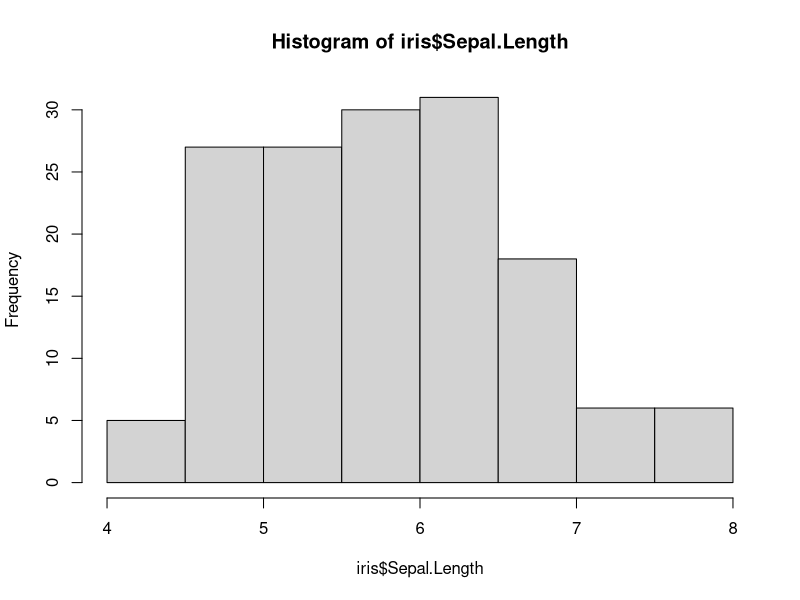
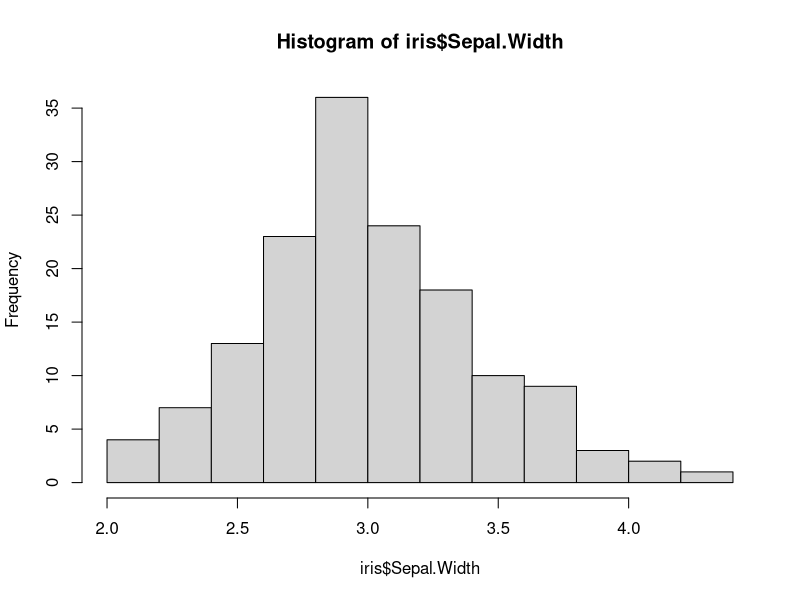
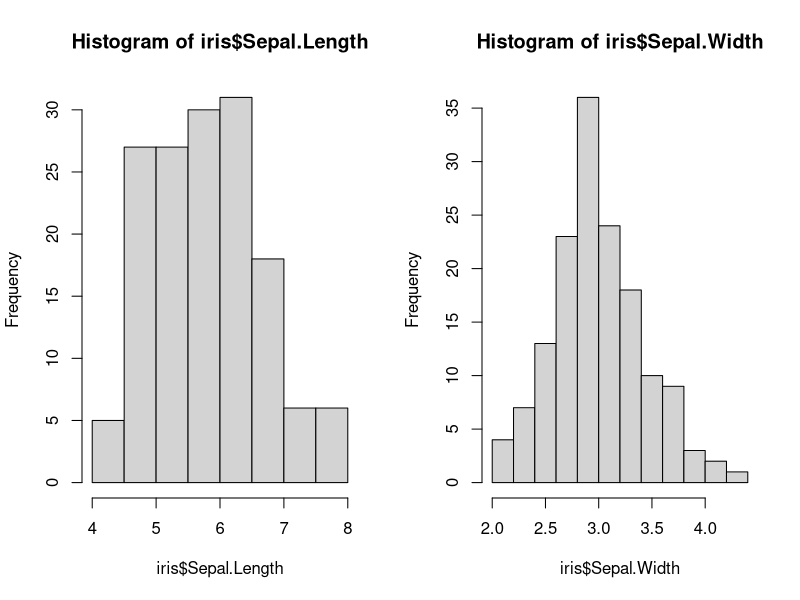

The R script that drew these images, in order: (Note: this script raises an error after producing the figures.)
##### normallik ve shapiro wilk testi######

View(iris)


hist(iris$Sepal.Length)
#yaklasik normal gibi duruyor. test yapalim

shapiro.test(x = iris$Sepal.Length)
# p : 0.01 verdi. yani normal degil. 0.05den buyuk olmaliydi



hist(iris$Sepal.Width)
# normal gibi duruyor

shapiro.test(x = iris$Sepal.Width)
# p : 0.1 geldi. yani normal dagilim d??yebiliriz. p, 0.05den buyuk

par(mfrow=c(1,2))
hist(iris$Sepal.Length)
hist(iris$Sepal.Width)
# iki grafigi yanyana actik

###### buyuk veri ve normallik testi#########
df <- StudentsPerformance

nrow(df)
# 1000 satirmis verimiz

summary(df)
# ozet bilgiler

hist(df$math.score)
# biraz sola carpik, sagda cok veri olan bi grafik.


# H0 : dagilim normaldir
# Ha : dagilim normla degildir
# p > 0.05
shapiro.test(df$math.score)
# p : 0.00001 cikti. normal degil diyor bu teste gore
# Ha 


clean <- df$math.score[-which(df$math.score<30)]
hist(clean)
# daha normal dagilim duruyor

shapiro.test(clean)
# 0.003 cikti yani normal degil diyor hala
# sebebi genelde dusuk sayidaki veriler icin uybun. 300 ustu verilerde yaniliyor
# veri sayimizi dusurelim bakalim

# ilk 100 ornek
shapiro.test(clean[1:100])
# 0.80 degerini verdi. yani normal dedi ilk 100 veri icin

# 100 ile 200 arasi
shapiro.test(clean[100:200])
# 0.08 cikti. bu da normal olarak sayiliyor

# 200 ile 300 arasi
shapiro.test(clean[200:300])
# 0.19 yani bu da normal.

#buyuk verilere baktigimizda normal degildi ama kucuk kucuk bakinca normal
# merkezi limit teoremi aklimiza geliyor. verileri grup grup alip ortalamalarini
# alirsak onlar normal dagilan olabilir
# shapiro daha kucuk verilerde kullan. kucuk parcalar al oyle yap


sample1 <- sample(clean, size=100)

shapiro.test(sample1)
# 100 tane sayi aldik ve p = 0.7 cikti yani normal dagilimdir



p <- numeric(length = 100)

for (i in 1:100) {
  
  df <- sample(clean, size = 100)
  st2 <- shapiro.test(df)
  p[i] <- st2$p.value
  ort <- mean(as.numeric(p))
    
}
names(shapiro.test(clean))
# p.value de alinabilir 2 de yazilabilir

p
mean(p)
# 0.48 cikti yani normal dedi
# 2. kez calistirdim 0.44 yine normal dedi

# burda da 30dan kucuk verileri de dahil edip yeniden denedik
p <- numeric(length = 100)
for (i in 1:100) {
  b <-  sample(a$math.score,100 )
  c <- shapiro.test(b)
  d <- c$p.value
  p[i] <- d
  
}
mean(p)
# p degeri 0.36 geldi ortalama olarak. yani H0 kabul edildi.
# normal dagilim dedik



##### tek orneklem t-testi ve ortalama guven araligi#####

# T-testi
# surekli veri olmasi gerek, normal olmasa bile normale yakin daiglim gostermelidir

View(iris)

hist(iris$Sepal.Length)
# yaklasik olarak normal dagilim diyebiliriz. gorsel olarak tahmin yani kabul edilebilir

shapiro.test(iris$Sepal.Length)
# 0.01 cikti. normal degil. ama normale yakin arada 0.04 var tolera edilebilir

df <- iris$Sepal.Length
p <- numeric()
for (i in 1:100) {
  z <- sample(df,100)
  a <- shapiro.test(z)
  b <- a$p.value
  p[i] <- b
}
mean(p) # normal dagilim gosteriyormus
df
?t.test
t.test(x = iris$Sepal.Length, mu = 3, alternative = "two.sided",
       conf.level = 0.95)
# H0: ortalama = test degeri (3)
# Ha: ortalama != test degeri (3)
#p degeri 0.05den kucuk yani h0 hipotezini reddet ha kabul et

# yani ortalama deger testine esit degildir. yani sepal.length ortalamasi 3e esit deigldir
# degerlerimizin ortalamasi  5.709732-5.976934 arasindaymis %95 ile
# mu degeri ortalama demek. yani biz sepalleng ortalamasi 3 mu diye kontrol ettik



sonuc <- t.test(x = iris$Sepal.Length, mu = 3, alternative = "two.sided",
                conf.level = 0.95)

names(sonuc)
sonuc$statistic
# t degerini verdi

sonuc$p.value
# p degerini verdi. cokkk kucukkkkk

sonuc$conf.int
#degerlerimiz 5.70 ile 5.97 arasindaymis
# %95 dogruluk faktoru



t.test(x = iris$Sepal.Length, mu = 3, alternative = "less",
       conf.level = 0.95)

# H0: ortalama >= test degeri (3)
# Ha: ortalama < test degeri (3)
# ortalama 5.84 yabi 3den buyuk H0 kabul ediliyor
# p:1 yani 0.05den buyuk yani H0 kabul
# %95 ihtimalle orta??ama 3den buyuk dedik


t.test(x = iris$Sepal.Length, mu = 3, alternative = "greater",
       conf.level = 0.95)
# H0: ortalama <= test degeri (3)
# Ha: ortalama > test degeri (3)
# ortalama 5.84 yabi 3den kucuk Ha kabul ediliyor
# %95 ihtimalle ortalama 3den buyuk dedik



t.test(x = iris$Sepal.Length, mu = 5.5, alternative = "two.sided",
       conf.level = 0.95)
# H0: ortalama = test degeri (5.5)
# Ha: ortalama != test degeri (5.5)
# p degerin yine cok dusuk yine ha kabul edildi


t.test(x = iris$Sepal.Length, mu = 5.7, alternative = "two.sided",
       conf.level = 0.95)
# H0: ortalama = test degeri (5.7)
# Ha: ortalama != test degeri (5.7)
# p degerim 0.03 yine h0 reddedildi, ha kabul edildi.
# yani ortalamam 5.7ye esit degildir demek


t.test(x = iris$Sepal.Length, mu = 5.8, alternative = "two.sided",
       conf.level = 0.95)
# H0: ortalama = test degeri (5.8)
# Ha: ortalama != test degeri (5.8)
# p degerim 0.52 verdi yani h0 kabul edildi ortalamam 5.8 olarak kabul edildi
# ortalama degerlerimiz 5.70 ile 5.97 arasindaymis mu degerine bu aralikta
# yazarsak hipotezimiz kabul edilecektir


t.test(x = iris$Sepal.Length, mu = 5.9, alternative = "two.sided",
       conf.level = 0.95)
# H0: ortalama = test degeri (5.9)
# Ha: ortalama != test degeri (5.9)

# degerlerimiz 5.70 ile 5.97 arasindaydi ve bunda da h0 kabul etti
# p: 0.4 verdi

# yani mu degerine girdigimiz degeri %95 dogruluk payinda ortalamayla kiyasliyor
# ona gore de degerleri veriyor demek bu test
# buyuk verilerde yanlis sonuclar verebilir. buyuk verilerde ortalama kullanmak 
# sacma gelebilir o yuzden farkli yontemler kullanilabilir




##### buyuk verilerde t testi ve guven faktoru#####


df <-  StudentsPerformance

nrow(df)
# 1000 gozlem var. t testi icin buyuk sayilir


hist(df$math.score)

mean(df$math.score)
# 66.089 ortalamas??


t.test(df$math.score, mu = 70, alternative = 'two.sided', conf.level = 0.95)
# H0: ortalama deger = deger(70)
# Ha: ortalama degeri != deger(70)
# p degeri 0a yakin yani h0 kabul edilmedi. bu da ortalama 70 degerinden farklidir dedi
# 65 ile 67 arasinda ortalaman var dedi  ve bunlarda 70 yok dedi
# buyuk verilerde t testi yanlis sonuc verebilir
# random verilerle yapmak lazim


sample1 <-  sample(df$math.score, size=50)

t.test(sample1, mu=70)
# H0: ortalama = deger(70)
# Ha: ortalama != deger(70)
# p degeri 0.06 geldi yani h0 kabul edildi yani ortalama 70e esittir
# 62 ile 70 arasi guven araligi oldu


sample2 <-  sample(df$math.score, size=50)
t <- t.test(sample2, mu=70)
# H0: ortalama = deger(70)
# Ha: ortalama != deger(70)
# p degerim 0.0005 geldi yani h0 reddedildi. ha kabul edildi yani 70e esit degildir dedik
# 59-66 arasi guven araligi


names(t)
# p.value alincak

# iki farkli test 2 farkli sonuc. bunu daha fazla yapip gelen sonucu alalim

p <- numeric(length = 30)
for (i in 1:30) {
  df1 <- sample(df$math.score, size = 50)
  tt <-  t.test(x = df1, mu= 70)
  p[i] <- tt$p.value

}
p
mean(p)
# 0.19 yani h0 kabul edildi.
# 2. deneme 0.16
# 3. deneme 0.19
# ortalamamiz 70 diyenilriiz gooolll
# soyle bi yontemi de hoca yapti


pt <- character(length = 100)
for (i in 1:100) {
  df1 <- sample(df$math.score, size = 50)
  tt <-  t.test(x = df1, mu= 70)
  pp <- tt$p.value 
  
    if (pp>0.05) {
      pt[i] <- 'KABUL'
    }else{
      pt[i] <- 'RED'
    }
}
pt
table(pt)
# 58 kabul 42 red verdi. yarisindan cogu kabul edilmis demek. bi daha calistiralim
# 54 kabul 46 red
# 58 kabul 42 red

# 100 kere yaptim ve 50 ornek aldim her bi denemede. cogunluk kabul cikti
# yani ortalama degerimiz 70e esittiri kabul etti


# daha dogru sonuclar icin bu sekilde yapmamiz gerek



##### wilcoxen signed rank test #######

View(iris)


hist(iris$Sepal.Length)

shapiro.test(iris$Sepal.Length)
# yaklasik normal


View(warpbreaks)

hist(warpbreaks$breaks)
# saga carpik duruyor. veriler solda yogunlukta

nrow(warpbreaks)
# 54 satir yani shapiro icin yeterli

shapiro.test(warpbreaks$breaks)
# p: 0.0001 verdi yani normal degil diyor

?wilcox.test
# ortalama yerine medyan uzerinden i??lem yapar. carpik dagilimlarda ortalama 
#yerine medya kullanirdik unutma

wilcox.test(x = warpbreaks$breaks, 
            mu = 40, alternative = 'two.sided',
            conf.level = 0.95)
# H0: ortanca deger 40'a esittir
# Ha: ortanca deger 40'a esit degildir
# p degerin 0a cok yakin geldi. yani h0 reddedildi ha kabul edildi.
# yani esit degildir dendi


mean(warpbreaks$breaks)
# ortalamasi 28

median(warpbreaks$breaks)
# medyani 26 cikti


wilcox.test(x = warpbreaks$breaks, mu = 40,
            alternative = 'less')
# H0: ortanca deger 40 veya 40dan buyuktur
# Ha: ortanca deger 40dan kucuktur
# p degerim 0a yakin geldi yani H0 reddedildi Ha kabul edildi.
# 40 degeri ortanca degerden buyuk cikti

median(warpbreaks$breaks)


wilcox.test(x = warpbreaks$breaks, mu = 40,
            alternative = 'greater')
# H0: ortanca deger 40 veya 40dan kucuktur
# Ha: ortanca deger 40dan buyuktur
# p degerim 1 cikti yani H0 kabul edildi.
# 40 degerim ortanca degerden buyuktur


t.test(x = warpbreaks$breaks, mu = 40, alternative = 'less')
# H0: ortalama degeri 40 veya 40dan buyuktur
# Ha: ortalama degeri 40dan kucuktur 
# p degeri 0a yak??n geldi yani Ha kabul edildi. ortalama 40dan kucuktur.
# ortalamamiz 28.14mus zaten
# t testi ile wilcox testi bu veriler icin hemen hemen ayni sonucu verecektir
# sebebi ortalama ile ortanca deger aras??ndaki fark??n az olmas??


shapiro.test(df$math.score)
# normal degil dedi

p <- numeric()
for (i in 1:100) {
  orneklem <- sample(df$math.score, size = 100)
  test <- shapiro.test(orneklem)
  pdeger <- test$p.value
  p[i] <- pdeger
}
mean(p)
# aslinda studentperformance verilerindeki math.score degiskeni normalmis bunu anladik.

median(df$math.score)
# ortanca deger 66

mean(df$math.score)
# ortalamasi da 66

# bi an heyecanlandim farkli sonuclar alabiliriz belki diye ama ayni cikti aq

shapiro.test(df$reading.score)
# bu yakin bunu da bosver

p <-numeric()
for (i in 1:1000) {
  orneklem <- sample(df$reading.score, size = 200)
  test <- shapiro.test(orneklem)
  pdegeri <- test$p.value
  p[i] <- pdegeri
}
p
mean(p)
# 0.16 degeri geldi. 1000 kere yaptik bir de yani bu normal dagilim diyebiliriz.
# aykiri degerler kafanmizi karistirmasin

shapiro.test(df$writing.score)
# aha p baya kucuk bunu deneyelim
# bakalim verileri bolersek ne cikacak

p <- numeric()

for (i in 1:1000) {
  orneklem <- sample(x=df$writing.score, size = 200)
  test <-  shapiro.test(orneklem)
  pdeger <- test$p.value
  p[i] <- pdeger
}
p
mean(p)
# 0.13 verdi. yani normal dagilan diyor

mean(df$writing.score)
# 68 ortalama
median(df$writing.score)
# 69 ortanca deger


t.test(x = df$writing.score, mu = 69, alternative = 'two.sided')
wilcox.test(x = df$writing.score, mu = 69, alternative = 'two.sided')

# yine  hemen hemen ayni sonuclari elde ettik. 
# ama sonuclari yaklastirdikca wilcox daha dogru yanitlar verdi



t.test(x = df$writing.score, mu = 69, alternative = 'less')
wilcox.test(x = df$writing.score, mu = 69, alternative = 'less')

# mesela burda aradaki fark az ama wilcox dogru cikti 

##### homojen varyanslilik bartlett testi #####

View(iris)

df <-  subset(iris, subset = (Species != 'setosa'))

df # sadece versicolor ve virginicayi aldik

boxplot(df$Sepal.Width~ as.character(df$Species))

?bartlett.test


bartlett.test(x = df$Sepal.Width, g = df$Species)
bartlett.test(df$Sepal.Width~ as.character(df$Species))
#iki giris sekli de olur

# H0: varyanslar homojendir
# Ha: varyanslar homojen degildir
# p  degerimiz 0.85 geldi
# yani homojendir. H0 kabul edildi



boxplot(df$Sepal.Length~as.character(df$Species))
bartlett.test(df$Sepal.Length~as.character(df$Species))
# H0: varyanslar homojendir
# Ha: varyanslar homojen degildir
# p degerimiz 0.14 geldi
# homojendir. H0 kabul edildi

shapiro.test(df$Sepal.Width[df$Species=='versicolor'])
# 0.33 verdi nomral verdi versicolor icin



shapiro.test(df$Sepal.Width[df$Species=='virginica'])
# 0.18 verdi normal dedi virginica icin

# veriler surekli olcak ve normal dagilim olucak o zaman bartlett kullanilabilir.


####### homojeb varyansl??l??k levene's test ########

# tek bagimsiz degiskene yapilir. normal olmasa bile iyi sonuc verebilir


install.packages("car")

library(car)

df <- subset(iris, subset = (Species != 'virginica'))
df

boxplot(df$Sepal.Width~as.character(df$Species))
# yaklasik varyans ayni diyebilirz

leveneTest(df$Sepal.Width~as.character(df$Species))

# H0: varyanslar homojendir
# Ha: varyanslar homojen degildir
# p degeri 0.44 yani homojendir H0 kabul edildir

shapiro.test(df$Sepal.Width[df$Species=='versicolor'])
shapiro.test(df$Sepal.Width[df$Species=='setosa'])
# ikisi de normal cikti

leveneTest(df$Sepal.Width~as.character(df$Species))
bartlett.test(df$Sepal.Width~as.character(df$Species))
# levene p degeri 0.44 bartlett 0.18 cikti
# p degeri ne kadar yuksekse o kadar homojen demektir
# leveneye gore daha homojendir diyor.
# bartlett daha keskindir cunku normallige onem veriyor

##### homojen varyanslilik fligner killeen testi #####

# normal dagilim degilse ya da kesikliyse kullanabilirsin

View(warpbreaks)

shapiro.test(warpbreaks$breaks[warpbreaks$wool=='A'])
# normal degildir. p 0.01
shapiro.test(warpbreaks$breaks[warpbreaks$wool=='B'])
# normal degildir. p 0.03
# ikisi de normale yakin ama normal degildir

boxplot(warpbreaks$breaks~warpbreaks$wool)


fligner.test(warpbreaks$breaks~warpbreaks$wool)
# H0: varyanslar homojendir
# Ha: varyanslar homojen degildir
# p degeri 0.24 yani H0 kabul edildi. homojen
# normallige duyarli degildir

library(car)

leveneTest(warpbreaks$breaks~warpbreaks$wool)
# H0: varyanslar homojendir
# Ha: varyanslar homojen degildir
# p degeri 0.12 yani H0 kabul edildi. homojen
# p degerinin daha dusuk cikma sebebi normallige daha duyarlidir


bartlett.test(warpbreaks$breaks~warpbreaks$wool)
# H0: varyanslar homojendir
# Ha: varyanslar homojen degildir
# p degeri 0.008. Ha kabul edildi. homojen degildir
# sebebi ise normal dagilmayan oldugu icin boyle bir sonuc cikti 



# hangi veriler icin hangi testi kullanman gerektigini bilmen gerek
# once normallik testi yap. 
# normalligi cok yuksekse bartlett kullan
# normallik derecesi dusuk veya yakinsa levene de kullan??labilir
# normal degilse fligner testini kullan
# arada kalirsan 3unu de kullan ona gore degerlendir bakalim.


##### bagimsiz iki orneklem t testi uygulamasi #####

View(iris)

df <- subset(iris, subset = (Species != 'virginica'))
class(df$Species)
df$Species <-  as.character(df$Species)
class(df$Species)
View(df)

par(mfrow =c(1,2))
hist(df$Sepal.Width[df$Species=='setosa'])
hist(df$Sepal.Width[df$Species=='versicolor'])


shapiro.test(df$Sepal.Width[df$Species=='setosa'])
# H0 normal dagilimdir
# Ha normal dagilim degildir
# p degeri 0.27 yani normal dedik

shapiro.test(df$Sepal.Width[df$Species=='versicolor'])
# p degeri 0.33 yani normal dedik

# 1. varsayim tamamdir. iki grup da normal dagiliryor



bartlett.test(df$Sepal.Width~df$Species)
# H0 homojen varyansl??d??r
# Ha homojen varyansl?? degildir
# p degeri 0.18 yani homojen varyanslidir


# 2. varsay??m homojen varyanslilik tamamdir.


?t.test

t.test( formula = df$Sepal.Width~df$Species, mu=0, var.equal = T)
# mu = 0 ikisi esit mi demek icin
# var.egual varyanslari homojense T yap

# H0: iki grup ortalamasi birbirine esittir = farki 0dir
# Ha: iki grup ortalamasi birbirine esit degildir
# p degerim 0a yakin geldi yani esit degildir dedik.
# iki grubun arasindaki fark %95 ihtimalle 0.51 ile 0.79 arasinda olacak demektir
# setoda ort 3.42, versicolor ort 2.770



t.test( formula = df$Sepal.Width~df$Species, mu=0.7, 
        var.equal = T)
# H0: iki grup arasindaki ortalama farki 0.7ye esittir
# Ha: iki grup arasindaki ortalama farki 0.7ye esit degildir
# p degerim 0.54 verdi. yani aradaki fark 0.7 diyebiliriz
# setosa versicolordan 0.7 daha fazla ort sahip diyebiliriz


t.test( formula = df$Sepal.Width~df$Species, mu=2, 
        var.equal = T,alternative = 'less')
# H0: iki grubun ortalamasi arasindaki fark 2den buyuk veya esittir
# Ha: iki grubun ort arasindaki fark 2den kucuktur
# p degeri 0a yakin geldi yani Ha kabul edildi

t.test( formula = df$Sepal.Width~df$Species, mu=2, 
        var.equal = T,alternative = 'greater')
# H0: iki grubun ortalamasi arasindaki fark 2den kucuk veya esittir
# Ha: iki grubun ort arasindaki fark 2den buyuktur
# p degerim 1 geldi yani H0 kabul edildi.




t.test( formula = df$Sepal.Width~df$Species, mu=0.7, 
        var.equal = T,alternative = 'greater')
# H0: iki grubun ort aras??ndaki fark 0.7den kucuk veya esittir
# Ha: iki grubun ort arasindaki fark 0.7den buyuktur
# p degeri 0.7 geldi yani H0 kabul edildi

# ayni zamanda su sekil kullanim da bulunuyor

t.test(x = df$Sepal.Width[df$Species=='setosa'],
       y = df$Sepal.Width[df$Species=='versicolor'],
       mu = 2,
       var.equal = T,
       alternative = 'less')
# H0: iki grubun ortalamasi arasindaki fark 2den buyuk veya esittir
# Ha: iki grubun ort arasindaki fark 2den kucuktur
# p degeri 0a yakin geldi yani Ha kabul edildi

t.test(x = df$Sepal.Width[df$Species=='setosa'],
       y = df$Sepal.Width[df$Species=='versicolor'],
       mu = 2,
       var.equal = T,
       alternative = 'greater')
# H0: iki grubun ort aras??ndaki fark 2den kucuk veya esittir
# Ha: iki grubun ort arasindaki fark 2den buyuktur
# p degeri 1 geldi yani H0 kabul edildi



##### non-parametric - wilcoxen rank sum test (sirali toplamalar)######
# bagimsiz iki orneklem t test normal dagilim icindi
# bagimsiz iki orneklem eger normal dagilim degilse wilcox testi kullanilir

# normal dagilmayan veriler uzerinde kullanilabilir

View(warpbreaks)
df <- warpbreaks

# dagilimlari inceleyelim
shapiro.test(df$breaks[df$wool=='A'])
# 0.01 yani normla dagilim degildir

shapiro.test(df$breaks[df$wool=='B'])
# 0.03 yani normal dagilim degildir

p <- numeric()

?wilcox.test

for (i in 1:1000) {
  orneklem <- sample(df$breaks, size = 10)
  test <- shapiro.test(orneklem)
  pdegeri <- test$p.value
  p[i] <- pdegeri
}
p
mean(p)
# normal dagilim oldu bu sekilde.


library(car)

leveneTest(df$breaks~df$wool)
# 0.12 veri yani homojen varyans d??yebiliriz

bartlett.test(df$breaks~df$wool)
# 0.008 buna gore homojen degil ama bu test veriler normalse kullaniliyordu

fligner.test(df$breaks~df$wool)
# normal olmayan verilerin homojenligini sorguluyordu. 
# p degeri 0.24 yani homojen diyebiliriz.

# 2 test homojen 1 test degil dedi homojen sayabiliriz.

# 1) normal dagilim gostermiyo
# 2) homojenlik sagliyor / normal dag??ilim gostermemesi yetiyor


?wilcox.test

wilcox.test(df$breaks~df$wool, mu = 0)

wilcox.test(x=df$breaks[df$wool=='A'],
            y = df$breaks[df$wool=='B'], mu=0,
            conf.int = T)

# ikisi de ayni sonucu verir.
# wilcox testi ortalama degil medyani baz alirdi. normal olmayan degerler icin bu
# boyleydi unutma.
# H0: Gruplarin lokasyonlar??n??n kaymas?? 0'a esittir
# Ha: Gruplarin lokasyonlar??n??n kaymas?? 0'a esit degildir
# p degeri 0.25 dedi
# yani ikisi degerin ortanca degerleri esit diyebiliriz. 
# guven araligim -3 ile 10 arasindaidir

wilcox.test(x=df$breaks[df$wool=='A'],
            y = df$breaks[df$wool=='B'],
            mu = 15,
            conf.int = T)
# H0: Gruplarin lokasyonlar??n??n kaymas?? 15'e esittir
# Ha: Gruplarin lokasyonlar??n??n kaymas?? 15'e esit degildir
# p degeri 0.001 yani H0 hipotezim reddedil??istir. Ha kabul edilmistir

wilcox.test(x=df$breaks[df$wool=='A'],
            y = df$breaks[df$wool=='B'],
            mu = 15,
            conf.int = T,
            alternative = 'less')
# H0: iki grup lokansyonlari arasindaki kayma 15e e??it veya buyuktur
# Ha: iki grup lokansyonlari arasindaki kayma 15den azdir
# h0 reddedildi. Ha kabul edildi.

wilcox.test(x=df$breaks[df$wool=='A'],
            y = df$breaks[df$wool=='B'],
            mu = 8,
            conf.int = T,
            alternative = 'greater')
# H0: iki grup lokansyonlari arasindaki kayma 8den kucuk veya esittir
# Ha: iki grup lokansyonlari arasindaki kayma 8den fazladir
# p degeri 0.9. H0 kabul edildi


# alternative hypothesis yazan kisim Ha icin gecerli kisimdir unutmaaaaaaaa
# cok onemli bi detaydir burasi




##### bagimli iki orneklem t-testi uygulamasi#####

ins <- InsPostComparison

duration <- c(ins$RPostsDuration,ins$LPostsDuration)
duration

groups <- c(rep('rastgele',50), rep('begenilen',50))
groups

df <- data.frame('duration'=duration, 'group'=groups)
View(df)

# gruplara ayirabilmek icin bi grup kismi bi sayisal kisim yaptik

shapiro.test(df$duration[df$group=='rastgele'])
# 0.07 dedi yani normal dagilim
shapiro.test(df$duration[df$group=='begenilen'])
# 0.05 dedi yani normal dagilim

bartlett.test(x = df$duration,
              g=df$group)
# p degerim 0.54 cikti. yani varyans homojendir

t.test(df$duration~df$group, mu=0, paired = T)

# paired eger bagimli degiksen varsa TRUE olarak isaratlenecek
# ve cok dikkat paired kullanmak icin gruplari bu sekilde ayirman gerekecek
# formul ile yazdiginda paired gecersiz diyor



group1 <- df$duration[df$group == 'begenilen']
group2 <- df$duration[df$group == 'rastgele']

t.test(group1, group2, mu = 0, paired = TRUE,var.equal = T)
# H0: begenilen ve rastgele arasindaki fark 0dir
# Ha: begenilen ve rastgele gruplari arasindaki fark 0 degildir
# p degeri 0a yakin geldi. Ha kabul edildi. fark 0dan farkli

# x - y yapiyor. format olarak koysak alfabetik olarak hangisi ondeyse o ilk olurdu


group1 <- df$duration[df$group == 'begenilen']
group2 <- df$duration[df$group == 'rastgele']

t.test(group1, group2, mu = 5, paired = TRUE, 
       alternative = 'less',var.equal = T)

# H0: begenilen ile rastgele arasindaki fark 5 veya 5den fazladir
# Ha: begenilen ile rastgele arasindaki fark 5den azdir
# p degeri 0.34 yani H0 kabul edildi. 5 veya 5den fazla fark vardir


t.test(group1, group2, mu = 5, paired = TRUE, 
       alternative = 'greater')
# H0: iki grup arasindaki fark 10 veya daha azdir
# Ha: iki grup arasindaki fark 5den fazladi
# p degerim 0.6 yani H0 kabul edildi




t.test(group1,group2, mu = 10, paired = T)
# H0: aradaki fark 10
# Ha: aradaki fark 10a esit degil
# p degerim 0a yakin cikti yani Ha kabul edildi,,,,,


##### normal dagilmayan bag??ml?? iki orneklem wilcoxon testi#######


views <- c(ins$RPostsViewed,ins$LPostsViewed)
views

groups <- c(rep('Rastgele',50),rep('Begenilen',50))
groups

df <- data.frame('views'=views,'groups'=groups)
df


# data frameimizi olusturduk. simdi normallik testlerimizi yapalim

shapiro.test(df$views[df$groups=='Rastgele'])
# p degeri 0.001 yani normal dagilim degil

shapiro.test(df$views[df$groups=='Begenilen'])
# p degeri 0.0007 yani normal dagilim degildir

class(df$groups)

df$groups <- as.factor(df$groups)

leveneTest(df$views~df$groups)
  

fligner.test(df$views~df$groups)

bartlett.test(x = df$views, g=df$groups)
# hepsine gore de homojen varyans amk olesine kontrol ettik


?wilcox.test

begenilen<- df$views[df$groups=='Begenilen']
rastgele <- df$views[df$groups=='Rastgele']

wilcox.test(rastgele,begenilen, mu = 0,
            paired = T, conf.int = T)
# H0: lokasyonlari esit medyan(rastgele - begenilen)
# Ha: lokasyonlari esit degil medyan(rastgele - begenilen)
# p degeri 0a yakin yani Ha kabul edildi


wilcox.test(rastgele,begenilen, mu = 5,
            paired = T,
            conf.int = T,
            alternative = 'less')
# H0: lokasyonlar arasi fark 5 veya daha fazla medyan(rastgele - begenilen)
# Ha: lokasyonlar arasi fark 5den kucuk medyan(rastgele - begenilen)
# p degeri 1 yani H0 kabul edildi

wilcox.test(rastgele,begenilen, mu = 8,
            paired = T,
            conf.int = T,
            alternative = 'greater')
# H0: lokasyonlar arasindaki fark 8 veya daha az medyan(rastgele - begenilen)
# Ha: lokasyonlar arasindaki fark 8den fazla medyan(rastgele - begenilen)
# p degerimiz 0a yakin. Ha kabul edildi


# yani rastgele goruntulenme sayisi begenilen gruntulenme sayisindan daha fazladir

median(ins$RPostsViewed) #24
median(ins$LPostsViewed) #14



##### odev #####



df <- cwurData %>% filter(country %in% c("USA" , "United Kingdom"))  %>% 
  select(country , quality_of_education) %>%
  mutate(country = as.character(country))
df              


hist(df$quality_of_education)

shapiro.test(df$quality_of_education[df$country=='USA'])
shapiro.test(df$quality_of_education[df$country=='United Kingdom'])
# normal degil


wilcox.test(df$quality_of_education~df$country, mu=50,
            alternative='less')
# H0: lokasyon fark?? 50 veya daha ??oktor
# Ha: lokasyon fark?? 50den azd??r
# p degerimiz 0a ??ok yak??n. yani Ha hipotezimin kabul edilmi??tir


